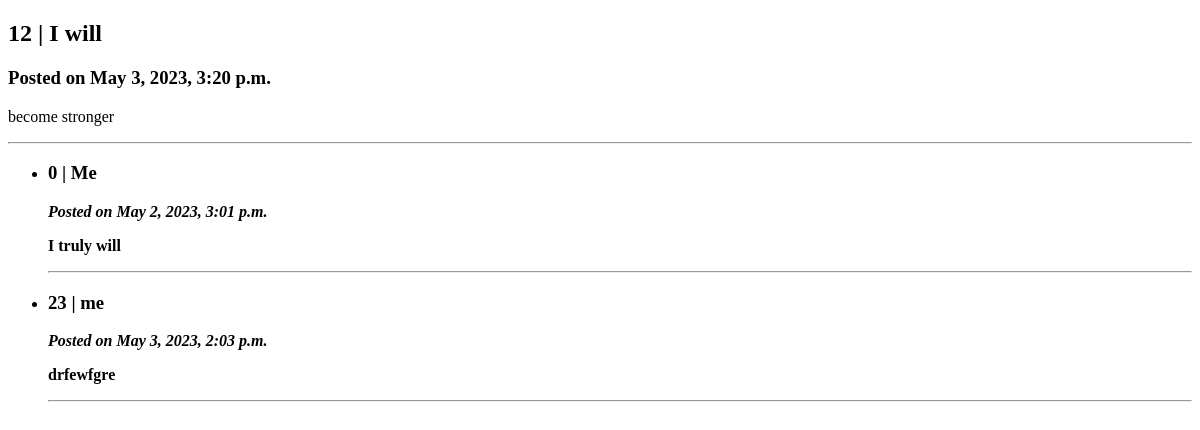
Before: /1 with the older database file.
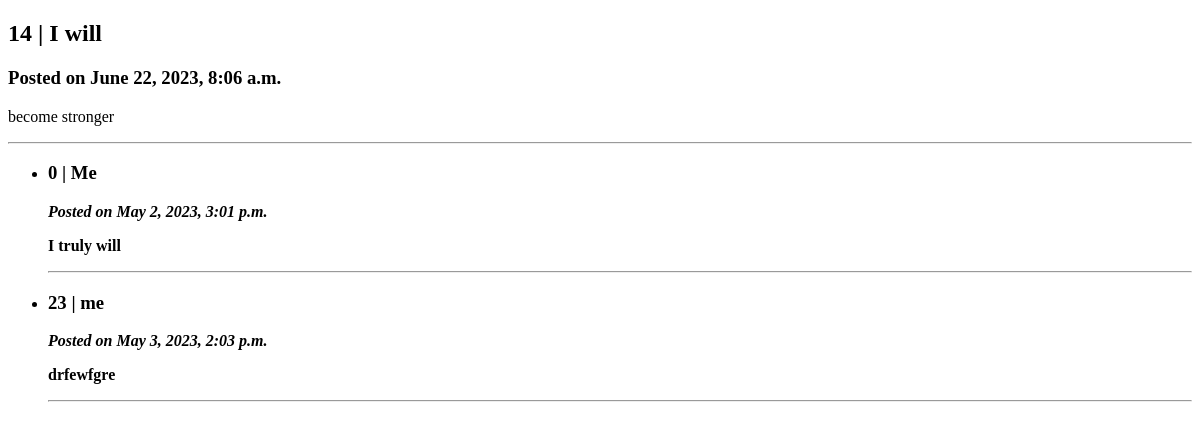
After: the same page with the newer database file.
### myapp/models.py (models this page shows, shortened)
class Post(models.Model):
    title = models.CharField(max_length=48)
    text = models.TextField()
    pub_date = models.DateTimeField('Date published', auto_now=True)
    score = models.IntegerField(default=0)

### myapp/views.py (the view)
# urls.py: path('<int:post_id>', views.details, name='details_url'),
def details(request, post_id):
    template = loader.get_template('myapp/details.html')
    try:
        post = Post.objects.get(id=post_id)
        comments = post.comment_set.order_by('score')
    except Post.DoesNotExist:
        raise Http404
    context = {'post': post, 'comments': comments}
    return HttpResponse(template.render(context, request))

### myapp/templates/myapp/details.html (shortened to what this page needs)
{% extends 'myapp/base.html' %}
{% block content %}
<h2><b>{{ post.score}} </b> | {{ post.title }}</h2>
<h3>Posted on {{post.pub_date}}</h3>
<p>{{post.text}}</p>
<hr>
{% if comments %}
    <ul>
    {% for comment in comments %}
        <li><h3><b>{{comment.score}}</b> | {{comment.author}}</h3>
            <b><i>Posted on {{comment.pub_date}}</i><b>
            <p>{{ comment.text }}</p>
        </li>
        <hr>
    {% endfor %}
    </ul>
{% else %}
<b><i>This post wasn't commented yet</i></b>
{% endif %}
{% endblock content %}

Changed rows visible on the page:
changed Post "I will": score "12" → "14"; pub_date "May 3, 2023, 3:20 p.m." → "June 22, 2023, 8:06 a.m."
